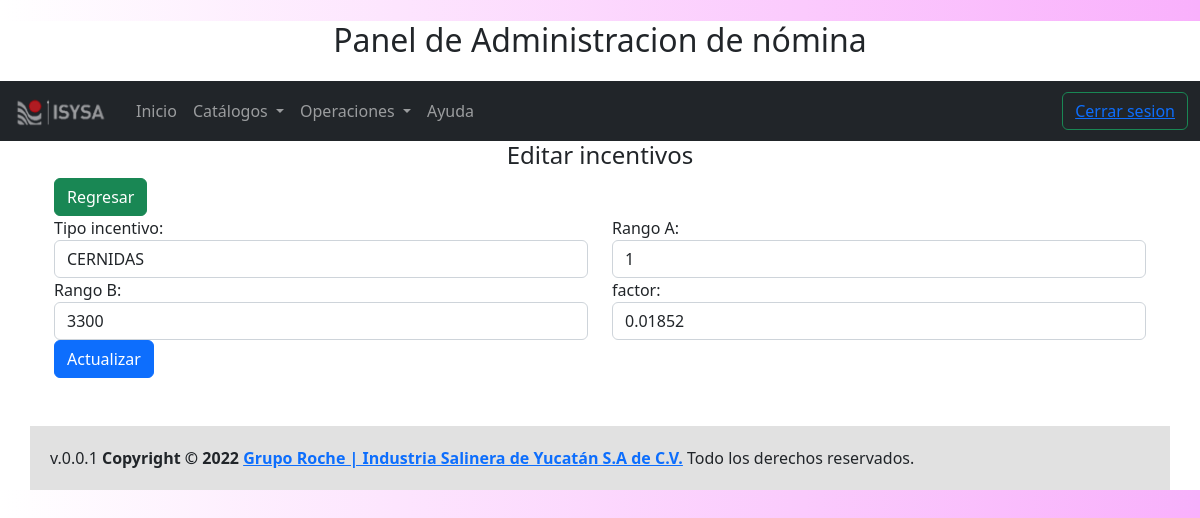
The page /admin-incentivo-Tm_ts_cer/actualizar?id=1 (signed in) on the database its author committed.
### tables this page shows
CREATE TABLE IF NOT EXISTS `tm_ts_cer` (
  `id` int(11) NOT NULL AUTO_INCREMENT,
  `produc33_incen_id` int(1) NOT NULL,
  `rangoA` int(11) DEFAULT NULL,
  `rangoB` int(11) DEFAULT NULL,
  `factor` decimal(8,5) DEFAULT NULL,
  PRIMARY KEY (`id`),
  KEY `produc33_incen_id_idx` (`produc33_incen_id`)
);

CREATE TABLE IF NOT EXISTS `produc_incen` (
  `id` int(1) NOT NULL AUTO_INCREMENT,
  `nombreP` char(10) NOT NULL,
  PRIMARY KEY (`id`)
);

### views/admin/incentivo/Tm_ts_cer/formulario.php (the view, shortened to what the rows shown need)
<div class="row">
    <div class="form-group col">
        <label  for="produc33_incen_id">Tipo incentivo:</label>
        <select name="produc33_incen_id" id="produc33_incen_id" class="form-control">
            <?php foreach($produc_incen as $produc_incen) { ?>
                <option <?php echo $Tm_ts_cer->produc33_incen_id === $produc_incen->id ? 'selected' : '' ?> value="<?php echo s($produc_incen->id); ?>"><?php echo s($produc_incen->nombreP) ; ?>
            <?php  } ?>
        </select>
    </div>
    <div class="form-group col">
         <label  for="rangoA">Rango A:</label>
         <input type="number" class="form-control" id='rangoA' name="rangoA" placeholder="" value="<?php echo $Tm_ts_cer->rangoA;?>"/>
    </div>
</div>
<div class="row">
    <div class="form-group col">
        <label  for="rangoB">Rango B:</label>
        <input type="number" class="form-control" id='rangoB' name="rangoB" placeholder="" value="<?php echo $Tm_ts_cer->rangoB;?>"/>
    </div>
    <div class="form-group col">
        <label  for="factor">factor:</label>
        <input type="number" step="any" class="form-control" id='factor' name="factor" placeholder="" value="<?php echo $Tm_ts_cer->factor;?>"/>
    </div>
</div>

### rows shown on the page
tm_ts_cer: produc33_incen_id "CERNIDAS", rangoA "1", rangoB "3300", factor "0.01852"
